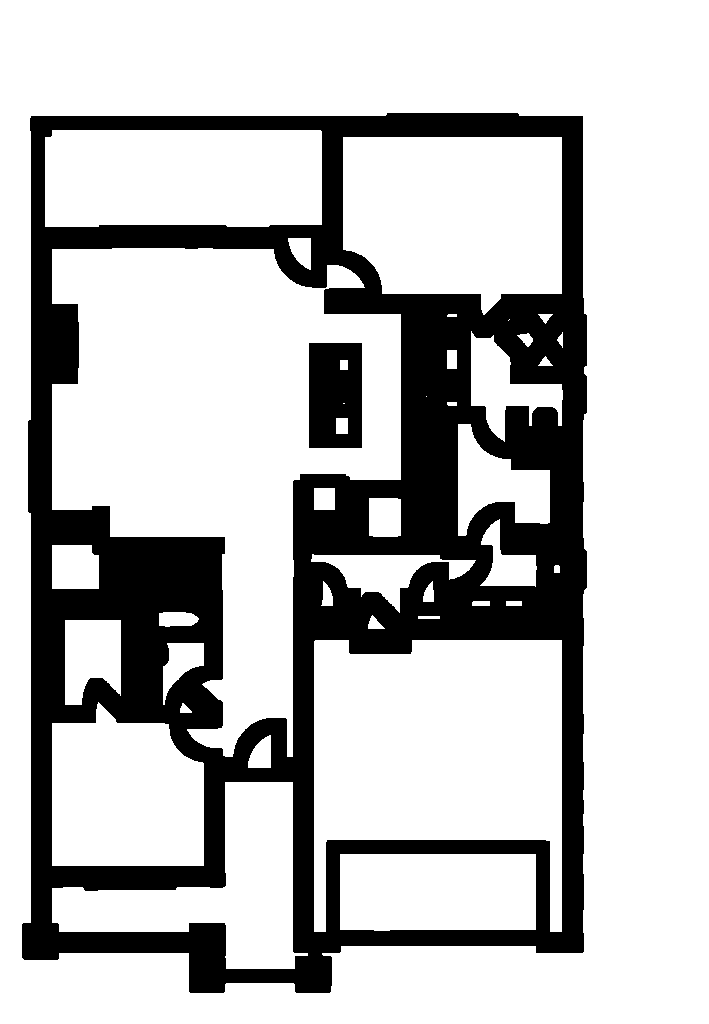
#> input picture backend/debug_rooms.png, 709 x 1024 px
$ python -i floor_parser.py   (imports and definitions only)
#> lines starting #> are read from the running program, lines starting #| are printed output that depends on the picture; after the words box and inside, x2 and y2 are one past the last pixel; in counts of white or black regions, pixels touching at a corner belong together
### backend/parser/text_filter.py
"""
Text Detection and Filtering for Floor Plans

Identifies text regions in floor plan images and masks them out before wall detection.
Also extracts text labels for use in 3D model annotations.
"""

import cv2
import numpy as np
from typing import Tuple, List, Dict

def detect_text_regions(gray_image: np.ndarray, enhanced_image: np.ndarray) -> Tuple[np.ndarray, List[Dict]]:
    """
    Detect text regions in floor plan using morphological operations.

    Args:
        gray_image: Original grayscale image
        enhanced_image: CLAHE-enhanced image

    Returns:
        mask: Binary mask where text regions are white (255)
        regions: List of detected text region bounding boxes
    """
    h, w = gray_image.shape[:2]

    # Threshold to get binary image for text detection
    _, binary = cv2.threshold(enhanced_image, 0, 255, cv2.THRESH_BINARY + cv2.THRESH_OTSU)

    # Invert: text is darker on light background
    binary_inv = cv2.bitwise_not(binary)

    # Morphological operations to enhance text regions
    # Text has characteristic thin lines and small components
    kernel_erode = cv2.getStructuringElement(cv2.MORPH_ELLIPSE, (2, 2))
    kernel_dilate = cv2.getStructuringElement(cv2.MORPH_ELLIPSE, (3, 3))

    # Erode to separate touching characters
    eroded = cv2.erode(binary_inv, kernel_erode, iterations=1)

    # Find contours (potential text regions)
    contours, _ = cv2.findContours(eroded, cv2.RETR_EXTERNAL, cv2.CHAIN_APPROX_SIMPLE)

    # Analyze contours to identify text-like shapes
    text_mask = np.zeros((h, w), dtype=np.uint8)
    text_regions = []

    for contour in contours:
        area = cv2.contourArea(contour)

        # Text characteristics:
        # - Small to medium area (typical character/number size)
        # - Medium-to-high aspect ratio
        # - High solidity (filled characters)

        # VERY CONSERVATIVE: Only filter absolutely clear text
        if area < 200:  # Significantly increased minimum area (was 100)
            continue

        if area > h * w * 0.08:  # Reduced threshold (was 0.10)
            continue

        x, y, tw, th = cv2.boundingRect(contour)
        min_dim = min(tw, th)
        max_dim = max(tw, th)

        # Aspect ratio check
        aspect_ratio = max_dim / (min_dim + 1e-6)

        # Solidity check: how filled
        hull = cv2.convexHull(contour)
        hull_area = cv2.contourArea(hull)
        solidity = float(area) / (hull_area + 1e-6)

        # VERY STRICT: Only filter high-confidence text
        # Text: very high solidity (0.7-1.0), moderate to high aspect ratio
        # Walls: low to medium solidity, extreme aspect ratios
        is_text_like = (
            0.7 < solidity < 1.0 and  # Very high solidity (definitely filled, not structural)
            (1.2 < aspect_ratio < 4.0) and  # Moderate elongation
            (tw >= 15 and th >= 15)  # Larger minimum dimensions (eliminate tiny noise)
        )

        if is_text_like:
            # Expand region slightly to catch nearby text
            expand = 3
            x1 = max(0, x - expand)
            y1 = max(0, y - expand)
            x2 = min(w, x + tw + expand)
            y2 = min(h, y + th + expand)

            cv2.rectangle(text_mask, (x1, y1), (x2, y2), 255, -1)
            text_regions.append({
                'x': x,
                'y': y,
                'width': tw,
                'height': th,
                'area': area,
                'solidity': solidity,
                'aspect_ratio': aspect_ratio
            })

    # Dilate text mask slightly to ensure we catch all text-adjacent pixels
    # REDUCED KERNEL: from 5x5 to 3x3 to avoid eroding important structural info
    kernel_dilate_text = cv2.getStructuringElement(cv2.MORPH_ELLIPSE, (3, 3))
    text_mask = cv2.dilate(text_mask, kernel_dilate_text, iterations=1)

    return text_mask, text_regions


def create_text_filtered_image(binary_image: np.ndarray, text_mask: np.ndarray) -> np.ndarray:
    """
    Remove text regions from binary wall image.

    Args:
        binary_image: Binary image with walls and text
        text_mask: Mask where text regions are white

    Returns:
        Filtered binary image with text removed
    """
    # Invert text mask (white becomes black, black stays black)
    text_mask_inv = cv2.bitwise_not(text_mask)

    # Apply mask: keep only non-text regions
    filtered = cv2.bitwise_and(binary_image, binary_image, mask=text_mask_inv)

    return filtered


# [93 lines left out: functions extract_text_regions_for_annotation, should_keep_line, not called in this run]

### backend/parser/floor_parser.py
import cv2
import numpy as np
from .text_filter import detect_text_regions, create_text_filtered_image, extract_text_regions_for_annotation


def parse_floor_plan(image_path, debug=False):
    """
    Enhanced floor plan parsing with text filtering:
    - Detect and mask text regions to avoid spurious wall detection
    - Adaptive thresholding for better wall extraction
    - Morphological cleanup to remove noise
    - Probabilistic Hough with tuned params
    - Extract text annotations for 3D model labeling

    Args:
        image_path: Path to floor plan image
        debug: If True, save intermediate processing images for diagnostic
    """
#> called with image_path = '../debug_rooms.png', debug = False
    img = cv2.imread(image_path)
#> img is the input picture: shape (1024, 709, 3); 75.2% white; 2 black regions, box (x1, y1, x2, y2) and area: (22, 113, 587, 993) 174904, (309, 343, 362, 448) 5291
    if img is None:
        raise ValueError(f"Cannot read image: {image_path}")

    h, w = img.shape[:2]
#> h = 1024; w = 709

    if debug:
        import os
        debug_dir = os.path.join(os.path.dirname(image_path), "debug_output")
        os.makedirs(debug_dir, exist_ok=True)

    gray = cv2.cvtColor(img, cv2.COLOR_BGR2GRAY)

    # Adaptive denoising
    denoised = cv2.fastNlMeansDenoising(gray, h=10)

    # Enhance contrast
    clahe = cv2.createCLAHE(clipLimit=2.0, tileGridSize=(8, 8))
    enhanced = clahe.apply(denoised)

    if debug:
        cv2.imwrite(os.path.join(debug_dir, "01_enhanced.png"), enhanced)

    # ── TEXT FILTERING: Detect and mask text regions before wall detection ──
    text_mask = None
    text_regions = []
    try:
        text_mask, text_regions = detect_text_regions(gray, enhanced)
#> in detect_text_regions, `eroded = cv2.erode(binary_inv, kernel_erode, iterations=1)`:
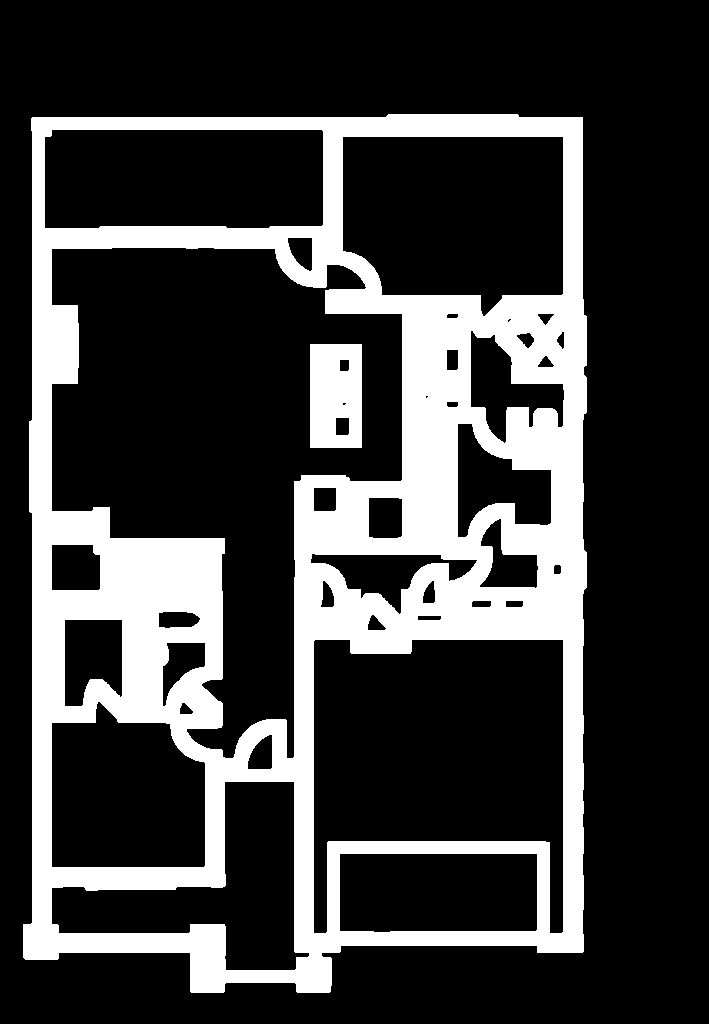
#> eroded: shape (1024, 709); 23.9% white; 2 white regions
#> in detect_text_regions, `contours, _ = cv2.findContours(eroded, cv2.RETR_EXTERNAL, cv2.CHAIN_AP..`: contours = 1 contour; box (x1, y1, x2, y2) and area: (23, 114, 587, 993) 464658
#> the loop in detect_text_regions, `for contour in contours:` made 1 pass
#> area on pass 1: 464658.5
#> after the loop in detect_text_regions, `for contour in contours:`: text_mask: shape (1024, 709); every value is 0
#> after the loop in detect_text_regions, `for contour in contours:`: text_regions = []
#> in detect_text_regions, `kernel_dilate_text = cv2.getStructuringElement(cv2.MORPH_ELLIPSE, (3, ..`: kernel_dilate_text = [[0, 1, 0], [1, 1, 1], [0, 1, 0]]
#> text_regions = []
    except Exception as e:
        # If text detection fails, continue without it
        # This ensures robustness - text filtering is optional improvement
        print(f"[WARNING] Text filtering failed: {str(e)}. Continuing without text filtering.")
        text_mask = np.zeros((h, w), dtype=np.uint8)
        text_regions = []

    if debug:
        cv2.imwrite(os.path.join(debug_dir, "02_text_mask.png"), text_mask)

    # Adaptive threshold to handle varying background
    adaptive = cv2.adaptiveThreshold(
        enhanced, 255,
        cv2.ADAPTIVE_THRESH_GAUSSIAN_C,
        cv2.THRESH_BINARY_INV,
        blockSize=15,
        C=4
    )
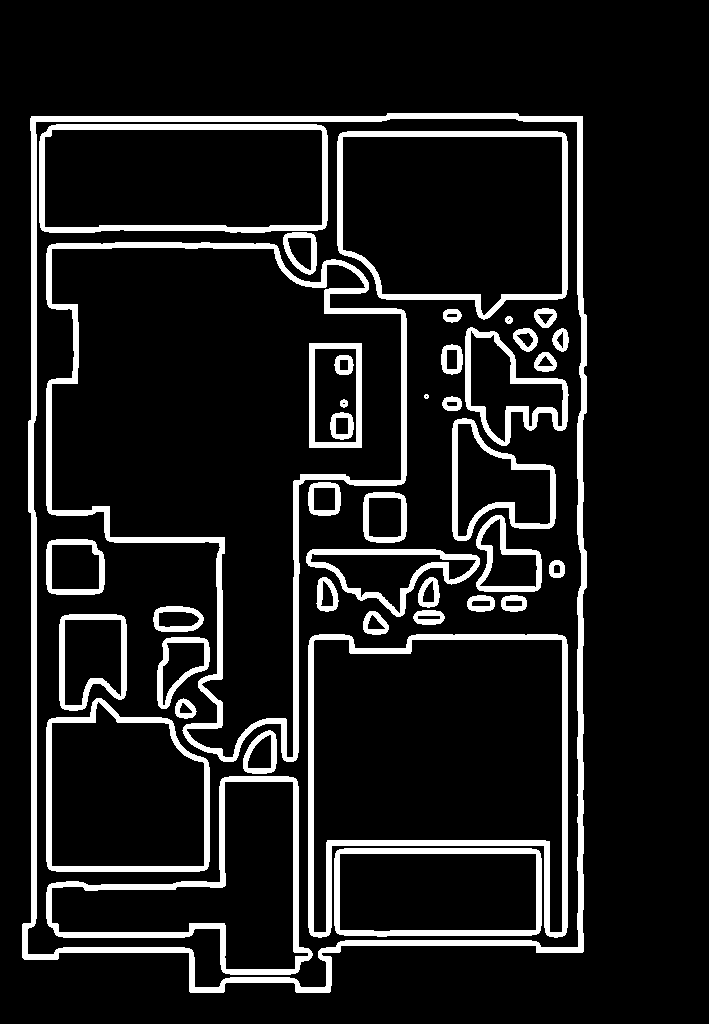
#> adaptive: shape (1024, 709); 11.1% white; 41 white regions, largest, box (x1, y1, x2, y2) and area: (22, 113, 587, 993) 17203, (46, 242, 407, 762) 11683, (308, 634, 568, 938) 7662

    # Also use Otsu for a second mask
    _, otsu = cv2.threshold(enhanced, 0, 255, cv2.THRESH_BINARY_INV + cv2.THRESH_OTSU)

    # Combine both masks
    combined = cv2.bitwise_or(adaptive, otsu)

    if debug:
        cv2.imwrite(os.path.join(debug_dir, "03_combined_before_filter.png"), combined)

    # REMOVE TEXT REGIONS from the combined mask
    combined = create_text_filtered_image(combined, text_mask)
#> in create_text_filtered_image, `text_mask_inv = cv2.bitwise_not(text_mask)`: text_mask_inv: shape (1024, 709); every value is 255

    if debug:
        cv2.imwrite(os.path.join(debug_dir, "04_combined_after_text_filter.png"), combined)

    # Morphological cleanup: remove thin noise, keep thick walls
    kernel_clean = np.ones((2, 2), np.uint8)
    cleaned = cv2.morphologyEx(combined, cv2.MORPH_OPEN, kernel_clean, iterations=1)
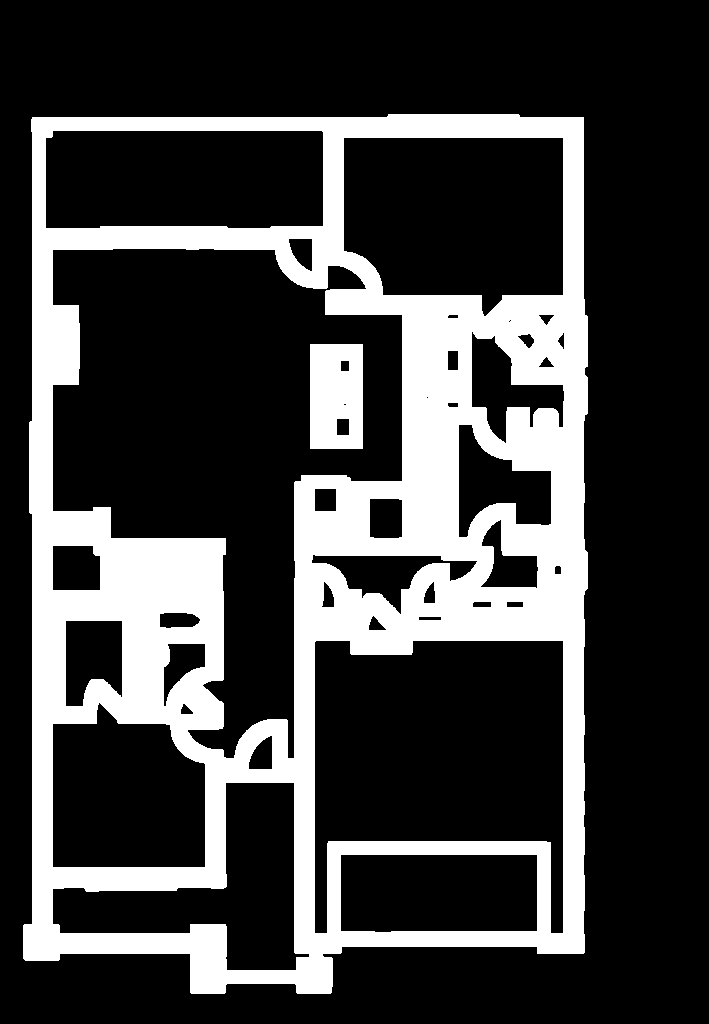
#> cleaned: shape (1024, 709); 24.8% white; 2 white regions, box (x1, y1, x2, y2) and area: (23, 114, 588, 994) 174904, (310, 344, 363, 449) 5291

    if debug:
        cv2.imwrite(os.path.join(debug_dir, "05_cleaned.png"), cleaned)

    # Strengthen wall lines
    kernel_dilate = np.ones((2, 2), np.uint8)
    strengthened = cv2.dilate(cleaned, kernel_dilate, iterations=1)
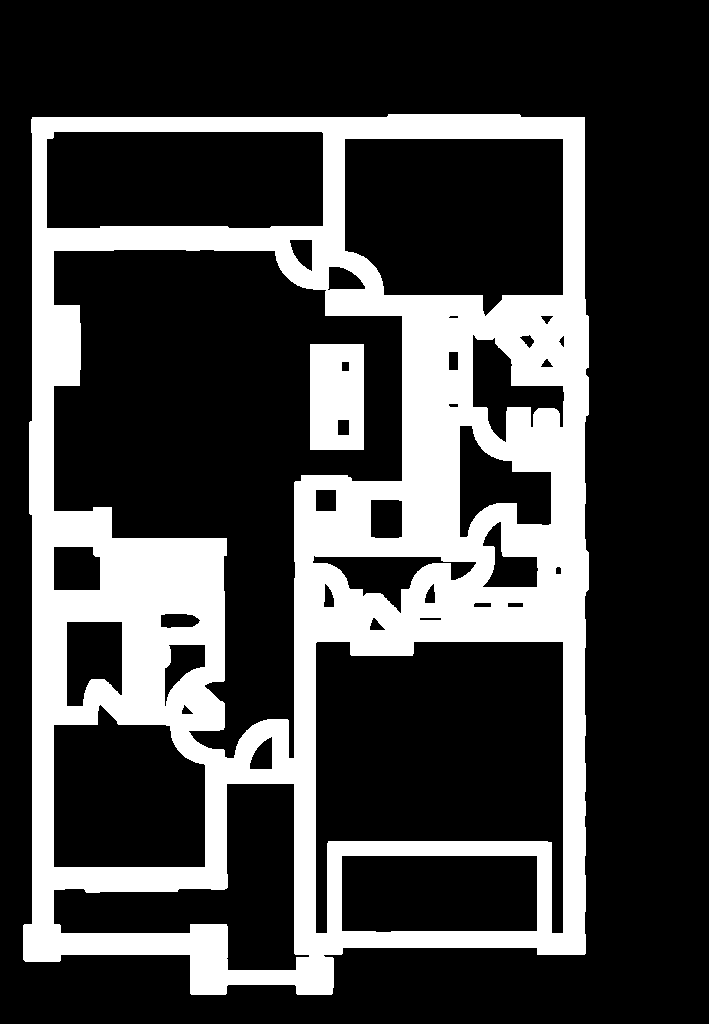
#> strengthened: shape (1024, 709); 25.8% white; 2 white regions, box (x1, y1, x2, y2) and area: (23, 114, 589, 995) 181753, (310, 344, 364, 450) 5496

    if debug:
        cv2.imwrite(os.path.join(debug_dir, "06_strengthened.png"), strengthened)

    # Scale-adaptive Hough parameters
    scale = max(w, h) / 800.0
#> scale = 1.28
    min_line_len = int(60 * scale)
#> min_line_len = 76
    max_gap = int(20 * scale)
#> max_gap = 25
    threshold = int(80 * scale)
#> threshold = 102

    lines = cv2.HoughLinesP(
        strengthened,
        rho=1,
        theta=np.pi / 180,
        threshold=threshold,
        minLineLength=min_line_len,
        maxLineGap=max_gap
    )
#> lines = 622 rows, first 6: [575, 954, 575, 117], [579, 954, 579, 117], [34, 117, 48, 961], [35, 117, 49, 961], [37, 117, 52, 961], [571, 954, 571, 117]

    # Return image, detected lines, grayscale, text mask, and text regions
    return img, lines, gray, text_mask, text_regions

>>> result = parse_floor_plan('../debug_rooms.png')
#> result = 5 items
